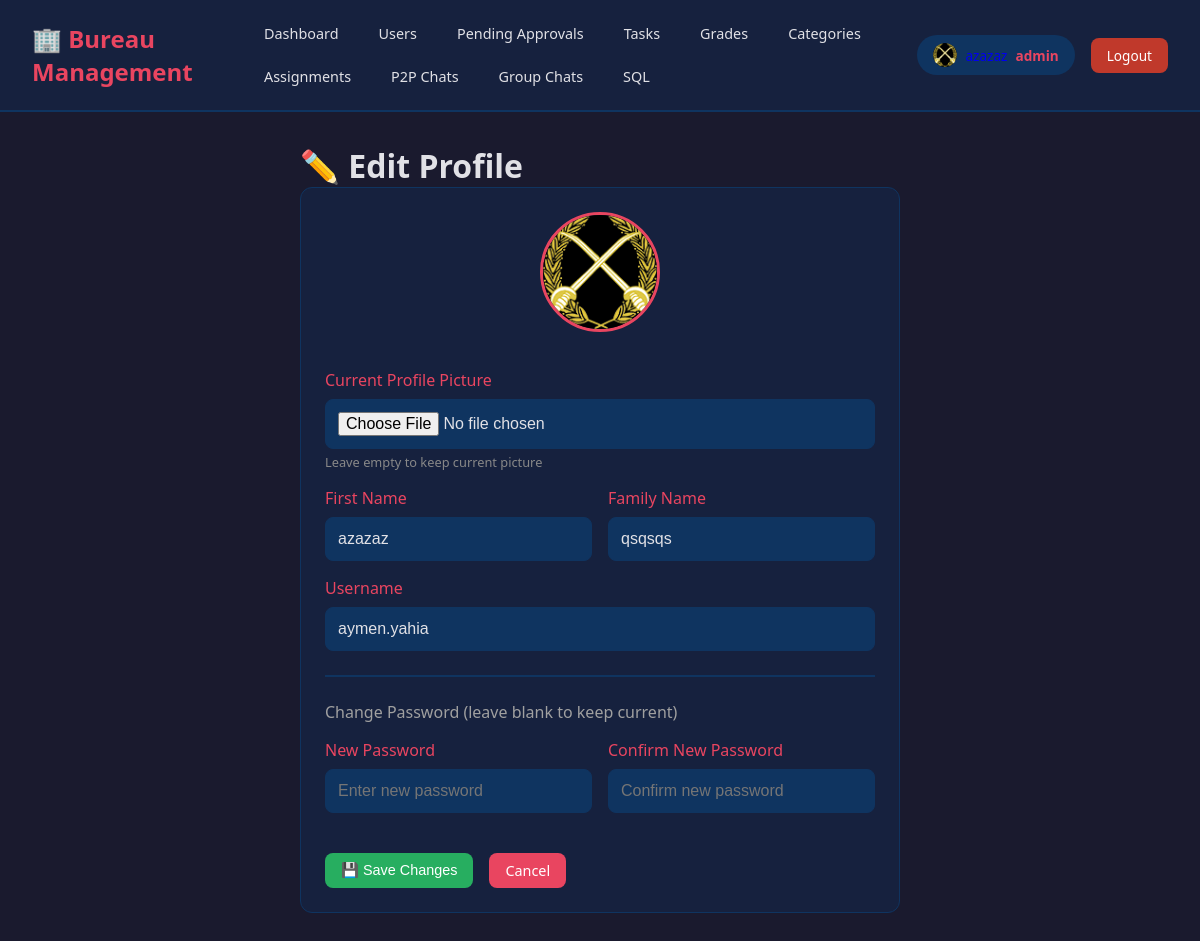
Page /profile/edit (signed in) on the committed database.
### database.py (models this page shows)
class User(db.Model):
    __tablename__ = 'users'
    matricule = db.Column(db.Text, primary_key=True)
    name = db.Column(db.Text, nullable=False)
    family_name = db.Column(db.Text, nullable=False)
    category = db.Column(db.Integer, db.ForeignKey('categories.category_id'), nullable=False)
    grade = db.Column(db.Integer, db.ForeignKey('grades.grade_id'), nullable=True)
    user_name = db.Column(db.Text, nullable=False)
    password = db.Column(db.Text, nullable=False)
    profil_pic_url = db.Column(db.Text, nullable=False)
    user_role = db.Column(db.Integer, db.ForeignKey('user_roles.user_role_id'), nullable=False)
    is_approved = db.Column(db.Boolean, nullable=False, default=False)  # NEW: Approval status
    category_rel = db.relationship('Category', backref='users')
    grade_rel = db.relationship('Grade', backref='users')
    role_rel = db.relationship('UserRole', backref='users')
    approval_request = db.relationship('UserApprovalRequest', uselist=False, backref='user', cascade='all, delete-orphan')

### app.py (the view, shortened to what this page needs)
@app.route('/profile/edit', methods=['GET', 'POST'])
@login_required
def edit_profile():
    user = get_current_user()
    pic_url = get_profile_picture_url(user)
    return render_template('edit_profile.html', user=user, profile_pic=pic_url)

### app.py (called while the page is built)
@app.context_processor
def inject_pending_approvals_count():
    def get_pending_approvals_count():
        return UserApprovalRequest.query.count()
    return dict(get_pending_approvals_count=get_pending_approvals_count)

@app.context_processor
def inject_user_profile_pic():
    def get_user_profile_pic():
        if 'user_matricule' in session:
            user = User.query.get(session['user_matricule'])
            if user:
                return get_profile_picture_url(user)
        return '/static/uploads/profiles/default.png'
    return dict(profile_pic=get_user_profile_pic())

### auth.py (called while the page is built)
def login_required(f):
    @wraps(f)
    def decorated_function(*args, **kwargs):
        if 'user_matricule' not in session:
            if request.is_json or request.path.startswith('/api/'):
                return jsonify({"error": "Authentication required"}), 401
            flash('Please log in first', 'danger')
            return redirect(url_for('login'))
        return f(*args, **kwargs)
    return decorated_function

def get_current_user():
    from database import User
    if 'user_matricule' in session:
        return User.query.get(session['user_matricule'])
    return None

### utils.py (called while the page is built)
def get_profile_picture_url(user):
    if user and user.profil_pic_url and user.profil_pic_url.strip():
        return user.profil_pic_url
    return "/static/uploads/profiles/default.png"

### templates/edit_profile.html (shortened to what this page needs)
{% extends "base.html" %}
{% block content %}
<div style="max-width: 600px; margin: 0 auto;">
    <h1>✏️ Edit Profile</h1>
    <div class="card">
        <div style="text-align: center; margin-bottom: 2rem;">
            <img src="{{ profile_pic }}" alt="Current Profile" style="width: 120px; height: 120px; border-radius: 50%; object-fit: cover; border: 3px solid #e94560;">
        </div>
        <form method="POST" action="{{ url_for('edit_profile') }}" enctype="multipart/form-data">
            <div class="form-group">
                <label>Current Profile Picture</label>
                <input type="file" name="profile_pic" accept="image/*" onchange="previewImage(this)">
                <p style="font-size: 0.8rem; color: #888; margin-top: 0.25rem;">Leave empty to keep current picture</p>
            </div>
            <div class="form-row" style="display: grid; grid-template-columns: 1fr 1fr; gap: 1rem;">
                <div class="form-group">
                    <label>First Name</label>
                    <input type="text" name="name" value="{{ user.name }}" required>
                </div>
                <div class="form-group">
                    <label>Family Name</label>
                    <input type="text" name="family_name" value="{{ user.family_name }}" required>
                </div>
            </div>
            <div class="form-group">
                <label>Username</label>
                <input type="text" name="user_name" value="{{ user.user_name }}" required>
            </div>
            <hr style="border: 1px solid #0f3460; margin: 1.5rem 0;">
            <p style="color: #a0a0a0; margin-bottom: 1rem;">Change Password (leave blank to keep current)</p>
            <div class="form-row" style="display: grid; grid-template-columns: 1fr 1fr; gap: 1rem;">
                <div class="form-group">
                    <label>New Password</label>
                    <input type="password" name="new_password" placeholder="Enter new password">
                </div>
                <div class="form-group">
                    <label>Confirm New Password</label>
                    <input type="password" name="confirm_password" placeholder="Confirm new password">
                </div>
            </div>
            <div style="display: flex; gap: 1rem; margin-top: 1.5rem;">
                <button type="submit" class="btn btn-success">💾 Save Changes</button>
                <a href="{{ url_for('profile') }}" class="btn btn-primary">Cancel</a>
            </div>
        </form>
    </div>
</div>
{% endblock %}

### templates/base.html (shortened to what this page needs)
<!DOCTYPE html>
<html lang="en">
<head>
</head>
<body>
    <nav class="navbar">
        <div class="navbar-left">
            <h1>🏢 Bureau Management</h1>
            <div class="nav-links">
                <a href="{{ url_for('dashboard') }}">Dashboard</a>
                {% if session.get('user_role') in [1, 2] %}<a href="{{ url_for('web_users') }}">Users</a>{% endif %}
                {% if session.get('user_role') in [1, 2] %}<a href="{{ url_for('web_pending_approvals') }}">Pending Approvals</a>{% endif %}
                <a href="{{ url_for('web_tasks') }}">Tasks</a>
                {% if session.get('user_role') == 1 %}<a href="{{ url_for('web_grades') }}">Grades</a>{% endif %}
                {% if session.get('user_role') == 1 %}<a href="{{ url_for('web_categories') }}">Categories</a>{% endif %}
                {% if session.get('user_role') in [1, 2] %}<a href="{{ url_for('web_assignments') }}">Assignments</a>{% endif %}
                <a href="{{ url_for('web_p2p_chats') }}">P2P Chats</a>
                <a href="{{ url_for('web_group_chats') }}">Group Chats</a>
                {% if session.get('user_role') == 1 %}<a href="{{ url_for('web_sql') }}">SQL</a>{% endif %}
            </div>
        </div>
        <div class="user-info">
            <a href="{{ url_for('profile') }}" style="text-decoration: none;">
                <div class="user-badge" style="display: flex; align-items: center; gap: 0.5rem; cursor: pointer;">
                    <img src="{{ profile_pic if profile_pic is defined else '/static/uploads/profiles/default.png' }}"
                         alt="" style="width: 24px; height: 24px; border-radius: 50%; object-fit: cover;">
                    <span>{{ session.get('user_name', 'Guest') }}</span>
                    <span class="role">{{ session.get('user_role_name', 'Unknown') }}</span>
                </div>
            </a>
            <a href="{{ url_for('logout') }}" class="btn-logout">Logout</a>
        </div>
    </nav>
    <div class="container">
        {% block content %}{% endblock %}
    </div>
</body>
</html>

### templates/base.html (style rules this page uses)
* { margin: 0; padding: 0; box-sizing: border-box; }
body { font-family: 'Segoe UI', Tahoma, Geneva, Verdana, sans-serif; background: #1a1a2e; color: #e1e1e6; min-height: 100vh; }
.navbar { background: #16213e; padding: 1rem 2rem; display: flex; align-items: center; justify-content: space-between; border-bottom: 2px solid #0f3460; }
.navbar-left { display: flex; align-items: center; gap: 2rem; }
.navbar h1 { color: #e94560; font-size: 1.5rem; }
.nav-links { display: flex; gap: 0.5rem; flex-wrap: wrap; }
.nav-links a { color: #e1e1e6; text-decoration: none; padding: 0.5rem 1rem; border-radius: 8px; transition: all 0.3s; font-size: 0.9rem; }
.user-info { display: flex; align-items: center; gap: 1rem; }
.user-badge { background: #0f3460; padding: 0.5rem 1rem; border-radius: 20px; font-size: 0.85rem; }
.user-badge .role { color: #e94560; font-weight: bold; }
.btn-logout { background: #c0392b; color: white; padding: 0.5rem 1rem; border-radius: 8px; text-decoration: none; font-size: 0.85rem; transition: background 0.3s; }
.container { padding: 2rem; max-width: 1400px; margin: 0 auto; }
.card { background: #16213e; border-radius: 12px; padding: 1.5rem; margin-bottom: 1.5rem; border: 1px solid #0f3460; }
.btn { display: inline-block; padding: 0.5rem 1rem; border-radius: 8px; text-decoration: none; border: none; cursor: pointer; font-size: 0.9rem; transition: all 0.3s; }
.btn-primary { background: #e94560; color: white; }
.btn-success { background: #27ae60; color: white; }
.form-group { margin-bottom: 1rem; }
.form-group label { display: block; margin-bottom: 0.5rem; color: #e94560; }
.form-group input, .form-group select, .form-group textarea { width: 100%; padding: 0.75rem; border-radius: 8px; border: 1px solid #0f3460; background: #0f3460; color: #e1e1e6; font-size: 1rem; }

### rows in the picture
User: profil_pic_url (picture), name "azazaz", family_name "qsqsqs", user_name "aymen.yahia"

### other values in the picture
{{ session.get('user_role_name', 'Unknown') }} "admin"
